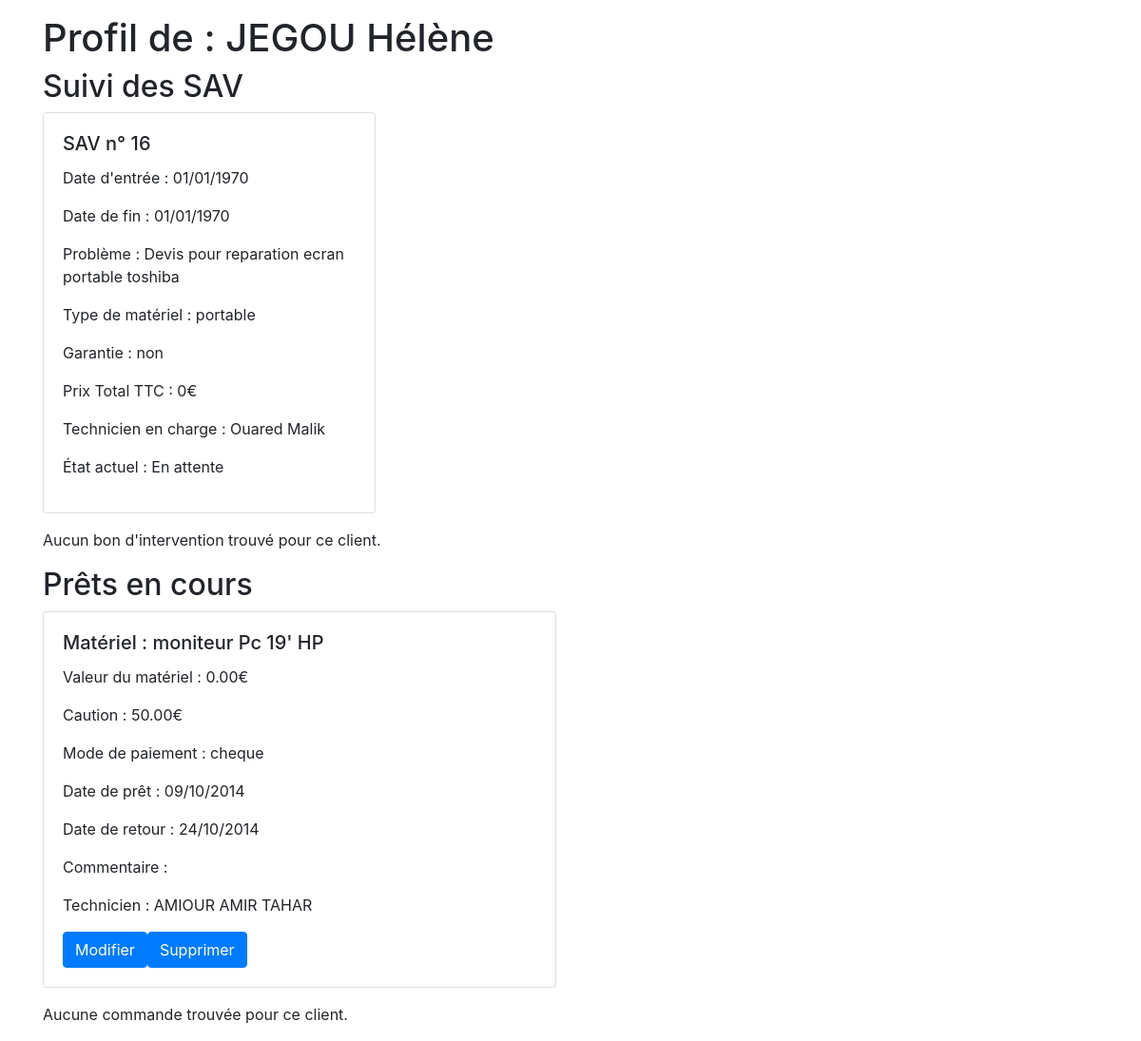
Screenshot of /profile/profile_client.php?id=40 with the database file from the repository.
### tables this page shows
CREATE TABLE IF NOT EXISTS `membres` (
  `membre_id` int(11) NOT NULL AUTO_INCREMENT,
  `membre_nom` varchar(32) NOT NULL,
  `membre_prenom` varchar(32) NOT NULL,
  `membre_mdp` varchar(60) DEFAULT NULL,
  `membre_adresse` varchar(200) NOT NULL,
  `membre_adresse_comp` varchar(200) DEFAULT NULL,
  `membre_cp` varchar(5) NOT NULL,
  `membre_ville` varchar(100) NOT NULL,
  `membre_tel` varchar(10) NOT NULL,
  `membre_inscription` bigint(20) NOT NULL,
  `membre_mail` varchar(100) NOT NULL,
  `membre_type` varchar(11) NOT NULL,
  `membre_telfixe` varchar(10) DEFAULT NULL,
  `membre_entreprise` varchar(100) DEFAULT NULL,
  `membre_cr` varchar(255) NOT NULL DEFAULT 'user',
  PRIMARY KEY (`membre_id`)
);

CREATE TABLE IF NOT EXISTS `sav` (
  `sav_id` int(11) NOT NULL AUTO_INCREMENT,
  `sav_probleme` varchar(500) NOT NULL,
  `sav_mdpclient` varchar(40) NOT NULL,
  `sav_typemateriel` varchar(40) NOT NULL,
  `sav_accessoire` varchar(500) DEFAULT NULL,
  `sav_avancement` int(11) DEFAULT NULL,
  `sav_etat` varchar(30) DEFAULT NULL,
  `sav_garantie` varchar(3) NOT NULL,
  `sav_maindoeuvreht` decimal(9,2) DEFAULT NULL,
  `sav_maindoeuvrettc` decimal(9,2) DEFAULT NULL,
  `sav_tarifmaterielht` decimal(9,2) DEFAULT NULL,
  `sav_tarifmaterielttc` decimal(9,2) DEFAULT NULL,
  `sav_datein` varchar(10) NOT NULL,
  `sav_dateout` varchar(10) NOT NULL,
  `sav_regle` varchar(3) NOT NULL,
  `sav_envoi` varchar(20) NOT NULL,
  `membre_id` int(11) NOT NULL,
  `sav_technicien` int(11) DEFAULT NULL,
  `sav_forfait` varchar(100) NOT NULL,
  `sav_etats` int(11) NOT NULL DEFAULT 1,
  `active` int(11) NOT NULL DEFAULT 1,
  PRIMARY KEY (`sav_id`),
  KEY `membre_id` (`membre_id`),
  KEY `sav_etats` (`sav_etats`),
  KEY `fk_technicien_id` (`sav_technicien`),
  KEY `sav_avancement` (`sav_avancement`)
);

CREATE TABLE IF NOT EXISTS `sav_etats` (
  `etat_intitule` varchar(100) DEFAULT NULL,
  `ordre` int(11) NOT NULL,
  `id_etat_sav` int(11) NOT NULL AUTO_INCREMENT,
  PRIMARY KEY (`id_etat_sav`)
);

CREATE TABLE IF NOT EXISTS `pret` (
  `pret_id` int(11) NOT NULL AUTO_INCREMENT,
  `pret_materiel` varchar(40) NOT NULL,
  `pret_caution` decimal(9,2) NOT NULL,
  `pret_mode` varchar(10) NOT NULL,
  `pret_datein` varchar(10) NOT NULL,
  `pret_dateout` varchar(10) NOT NULL,
  `membre_id` int(11) NOT NULL,
  `pret_technicien` int(11) NOT NULL,
  `pret_etat` varchar(30) DEFAULT NULL,
  `commentaire` text NOT NULL,
  `rappel` tinyint(4) NOT NULL,
  `valeurMat` decimal(9,2) NOT NULL,
  `pret_active` int(11) NOT NULL DEFAULT 1,
  PRIMARY KEY (`pret_id`),
  KEY `membre_id` (`membre_id`),
  KEY `fk_pret_technicien` (`pret_technicien`)
);

### profile/profile_client.php (the view, shortened to what this page needs)
<?php
if(isset($_GET['id'])) {
    $client_id = $_GET['id'];
} elseif(isset($_SESSION['user_id'])) {
    $client_id = $_SESSION['user_id'];
}else {
    echo "ID du client non spécifié.";
    exit();
}
try {
    $db = connexionbdd();
    $query = "SELECT membre_nom, membre_prenom FROM membres WHERE membre_id = :id";
    $stmt = $db->prepare($query);
    $stmt->bindParam(':id', $client_id, PDO::PARAM_INT);
    $stmt->execute();
    $client = $stmt->fetch(PDO::FETCH_ASSOC);
    if($client) {
        echo "<div class='container mt-3'>";
        echo "<h1>Profil de : " . $client['membre_nom'] . " " . $client['membre_prenom'] . "</h1>";
        $query_sav = "SELECT sav.sav_id, sav.sav_datein, sav.sav_dateout, sav.sav_probleme, sav.sav_typemateriel, sav.sav_accessoire,
                    sav.sav_garantie, sav.sav_maindoeuvrettc, sav.sav_tarifmaterielttc, membres.membre_nom AS technicien_nom,
                    membres.membre_prenom AS technicien_prenom, sav_etats.etat_intitule
              FROM sav
              LEFT JOIN membres ON sav.sav_technicien = membres.membre_id
              LEFT JOIN sav_etats ON sav.sav_etats = sav_etats.id_etat_sav
              WHERE sav.membre_id = :id AND sav.active = 1";
        $stmt_sav = $db->prepare($query_sav);
        $stmt_sav->bindParam(':id', $client_id, PDO::PARAM_INT);
        $stmt_sav->execute();
        $savs = $stmt_sav->fetchAll(PDO::FETCH_ASSOC);
        if (!empty($savs)) {
            echo "<h2>Suivi des SAV</h2>";
            echo "<div class='row' id='savs'>";
            foreach ($savs as $sav) {
                echo "<div class='col-md-4'>";
                echo "<div class='card mb-3'>";
                echo "<div class='card-body'>";
                echo "<h5 class='card-title'>SAV n° " . $sav['sav_id'] . "</h5>";
                if (!empty($sav['sav_datein'])) {
                    echo "<p>Date d'entrée : " . date('d/m/Y', strtotime($sav['sav_datein'])) . "</p>";
                }
                if (!empty($sav['sav_dateout'])) {
                    echo "<p>Date de fin : " . date('d/m/Y', strtotime($sav['sav_dateout'])) . "</p>";
                }
                if (!empty($sav['sav_probleme'])) {
                    echo "<p>Problème : " . $sav['sav_probleme'] . "</p>";
                }
                if (!empty($sav['sav_typemateriel'])) {
                    echo "<p>Type de matériel : " . $sav['sav_typemateriel'] . "</p>";
                }
                if (!empty($sav['sav_garantie'])) {
                    echo "<p>Garantie : " . $sav['sav_garantie'] . "</p>";
                }
                if (!empty($sav['sav_maindoeuvrettc']) || !empty($sav['sav_tarifmaterielttc'])) {
                    $prix_total_ttc = ($sav['sav_maindoeuvrettc'] ?? 0) + ($sav['sav_tarifmaterielttc'] ?? 0);
                    echo "<p>Prix Total TTC : " . $prix_total_ttc . "€</p>";
                }
                if (!empty($sav['technicien_nom']) && !empty($sav['technicien_prenom'])) {
                    echo "<p>Technicien en charge : " . $sav['technicien_nom'] . " " . $sav['technicien_prenom'] . "</p>";
                }
                if (!empty($sav['etat_intitule'])) {
                    echo "<p>État actuel : " . $sav['etat_intitule'] . "</p>";
                }
                echo "</div>";
                echo "</div>";
                echo "</div>";
            }
            echo "</div>";
        } else {
            echo "<p>Aucun SAV trouvé pour ce client.</p>";
        }
        $query_bi = "SELECT bi_id, bi_datein, bi_facturation, bi_heurearrive, bi_heuredepart
                         FROM bi
                         WHERE membre_id = :id AND bi_active = 1";
        $stmt_bi = $db->prepare($query_bi);
        $stmt_bi->bindParam(':id', $client_id, PDO::PARAM_INT);
        $stmt_bi->execute();
        $bons_intervention = $stmt_bi->fetchAll(PDO::FETCH_ASSOC);
        if(!empty($bons_intervention)) {
            echo "<h2>Suivi des Bons d'Intervention</h2>";
            echo "<div class='row' id='bons-intervention'>";
            foreach($bons_intervention as $bi) {
                echo "<div class='col-md-4'>";
                echo "<div class='card mb-3'>";
                echo "<div class='card-body'>";
                echo "<h5 class='card-title'>BI n° " . $bi['bi_id'] . "</h5>";
                echo "<p>Date de création : " . date('d/m/Y', $bi['bi_datein']) . "</p>";
                echo "<p>Facturation : " . $bi['bi_facturation'] . "</p>";
                echo "<p>Heure d'arrivée : " . $bi['bi_heurearrive'] . "</p>";
                echo "<p>Heure de départ : " . $bi['bi_heuredepart'] . "</p>";
                if ($_SESSION['user_type'] === 'admin' || $_SESSION['user_type'] === 'sousadmin') {
                    echo "<a href='../bi/modification_bi.php?bi_id=" . $bi['bi_id'] . "' class='btn btn-primary custom-btn'>Modifier</a>";
                    echo "<button type='button' class='btn btn-danger btn-supprimer' data-bi-id='" . $bi['bi_id'] . "'>Supprimer</button>";
                }
                echo "</div>";
                echo "</div>";
                echo "</div>";
            }
            echo "</div>";
        } else {
            echo "<p>Aucun bon d'intervention trouvé pour ce client.</p>";
        }
        $query_prets = "
    SELECT pret_id, pret_materiel, valeurMat, pret_caution, pret_mode, pret_datein, pret_dateout, commentaire, technicien.membre_nom AS technicien_nom, technicien.membre_prenom AS technicien_prenom
    FROM pret
    JOIN membres AS technicien ON pret.pret_technicien = technicien.membre_id
    WHERE pret.pret_active = 1 AND pret.membre_id = :id";
        $stmt_prets = $db->prepare($query_prets);
        $stmt_prets->bindParam(':id', $client_id, PDO::PARAM_INT);
        $stmt_prets->execute();
        $prets = $stmt_prets->fetchAll(PDO::FETCH_ASSOC);
        if (!empty($prets)) {
            echo "<h2>Prêts en cours</h2>";
            echo "<div class='row'>";
            foreach ($prets as $pret) {
                echo "<div class='col-md-6'>";
                echo "<div class='card mb-3'>";
                echo "<div class='card-body'>";
                echo "<h5 class='card-title'>Matériel : " . $pret['pret_materiel'] . "</h5>";
                echo "<p class='card-text'>Valeur du matériel : " . $pret['valeurMat'] . "€</p>";
                echo "<p class='card-text'>Caution : " . $pret['pret_caution'] . "€</p>";
                echo "<p class='card-text'>Mode de paiement : " . $pret['pret_mode'] . "</p>";
                echo "<p class='card-text'>Date de prêt : " . date('d/m/Y', $pret['pret_datein']) . "</p>";
                echo "<p class='card-text'>Date de retour : " . date('d/m/Y', $pret['pret_dateout']) . "</p>";
                echo "<p class='card-text'>Commentaire : " . $pret['commentaire'] . "</p>";
                echo "<p class='card-text'>Technicien : " . $pret['technicien_nom'] . " " . $pret['technicien_prenom'] . "</p>";
                echo "<a href='../pret/modifier_pret.php?id=" . $pret['pret_id'] . "' class='btn btn-primary'>Modifier</a>";
                echo "<a href='#' class='btn btn-primary btn-supprimer-pret' data-pret-id='" . $pret['pret_id'] . "'>Supprimer</a>";
                echo "</div>";
                echo "</div>";
                echo "</div>";
            }
            echo "</div>";
        } else {
            echo "<p>Aucun prêt en cours pour ce client.</p>";
        }
        if(!empty($commandes)) {
            echo "<h2>Commandes</h2>";
            echo "<div class='row' id='commandes'>";
            foreach($commandes as $commande) {
                echo "<div class='col-md-6'>";
                echo "<div class='card mb-3'>";
                echo "<div class='card-body'>";
                echo "<h5 class='card-title'>" . $commande['cmd_devis_reference'] . "</h5>";
                echo "<p>Designation : " . $commande['cmd_devis_designation'] . "</p>";
                echo "<p>Date de création : " . date('d/m/Y', strtotime($commande['cmd_devis_datein'])) . "</p>";
                echo "<p>Date de livraison : " . date('d/m/Y', strtotime($commande['cmd_devis_dateout'])) . "</p>";
                echo "<p>Date de livraison souhaitée : " . date('d/m/Y', strtotime($commande['cmd_devis_dateSouhait'])) . "</p>";
                echo "<p>Prix de vente TTC : " . $commande['cmd_devis_prixventettc'] . "€</p>";
                echo "<p>Technicien : " . $commande['nom_technicien'] . "</p>";
                echo "<p>État : " . $commande['cmd_devis_etat'] . "</p>";
                if($_SESSION['user_type'] === 'admin' || $_SESSION['user_type'] === 'sousadmin'){
                    echo "<a href='../commandes/modifier_commandes_devis.php?id=" . $commande['cmd_devis_id'] . "' class='btn btn-primary custom-btn'>Modifier</a>";
                }
                echo "</div>";
                echo "</div>";
                echo "</div>";
            }
            echo "</div>";
        } else {
            echo "<p>Aucune commande trouvée pour ce client.</p>";
        }
        echo "</div>";
    } else {
        echo "Aucun client trouvé avec cet ID.";
    }
} catch (PDOException $e) {
    echo "Erreur : " . $e->getMessage();
}
?>
<!DOCTYPE html>
<html lang="fr">
<head>
    <link rel="stylesheet" href="https://stackpath.bootstrapcdn.com/bootstrap/4.5.2/css/bootstrap.min.css">
    <link rel="stylesheet" type="text/css" href="../css/style.css">
</head>
<body>
</body>
</html>

### css/style.css (style rules this page uses)
.btn { transition: background-color 0.3s ease-in-out; }

### rows the page displays
membres: membre_nom "JEGOU", membre_prenom "Hélène"
sav: sav_id "16", sav_datein "01/01/1970", sav_dateout "01/01/1970", sav_probleme "Devis pour reparation ecran portable toshiba", sav_typemateriel "portable", sav_garantie "non", prix_total_ttc "0", sav_technicien.membre_nom "Ouared", sav_technicien.membre_prenom "Malik", sav_etats.etat_intitule "En attente"
pret: pret_materiel "moniteur Pc 19' HP", valeurMat "0.00", pret_caution "50.00", pret_mode "cheque", pret_datein "09/10/2014", pret_dateout "24/10/2014", pret_technicien.membre_nom "AMIOUR", pret_technicien.membre_prenom "AMIR TAHAR"
